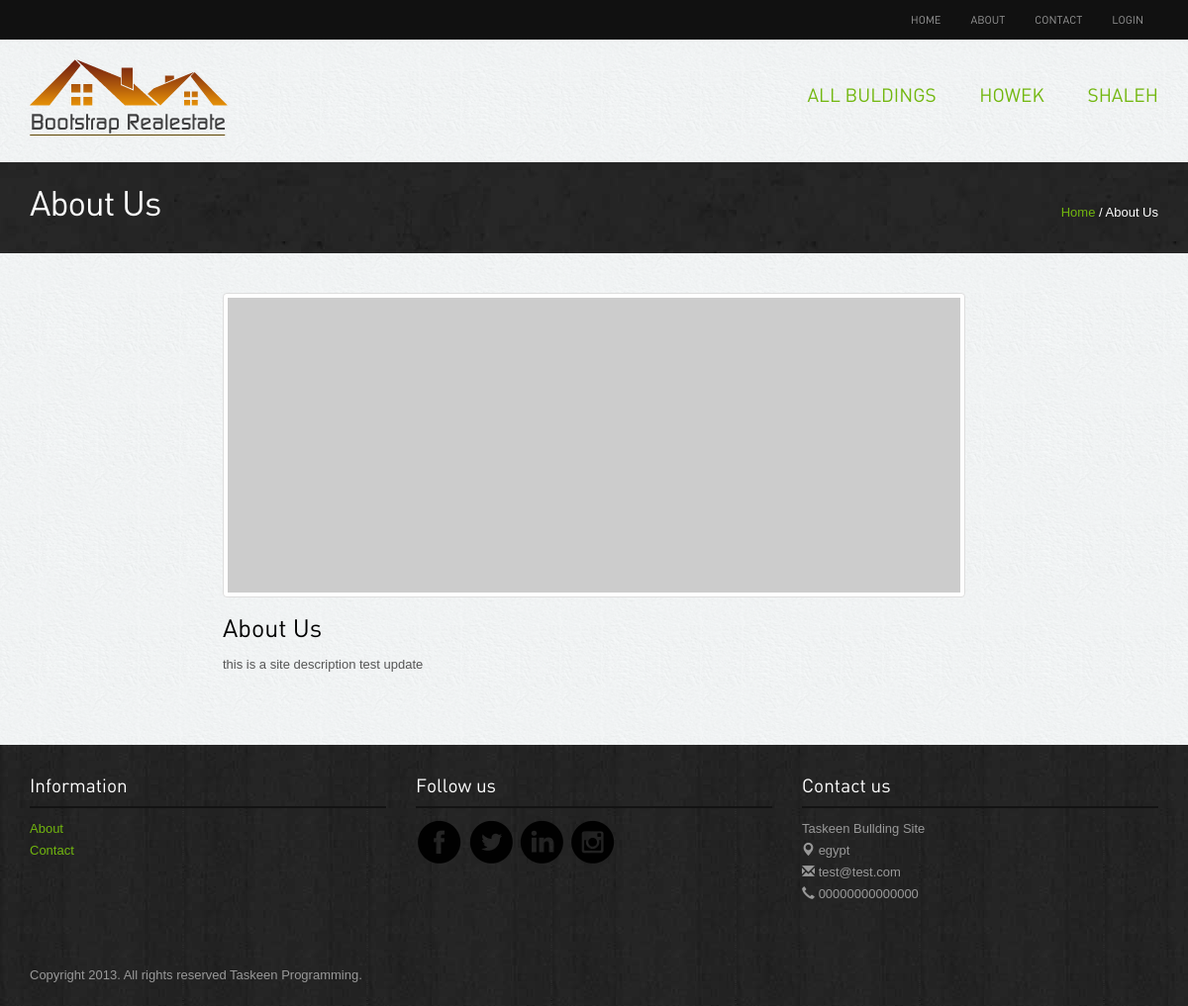
The page /about.php on the database as committed earlier.
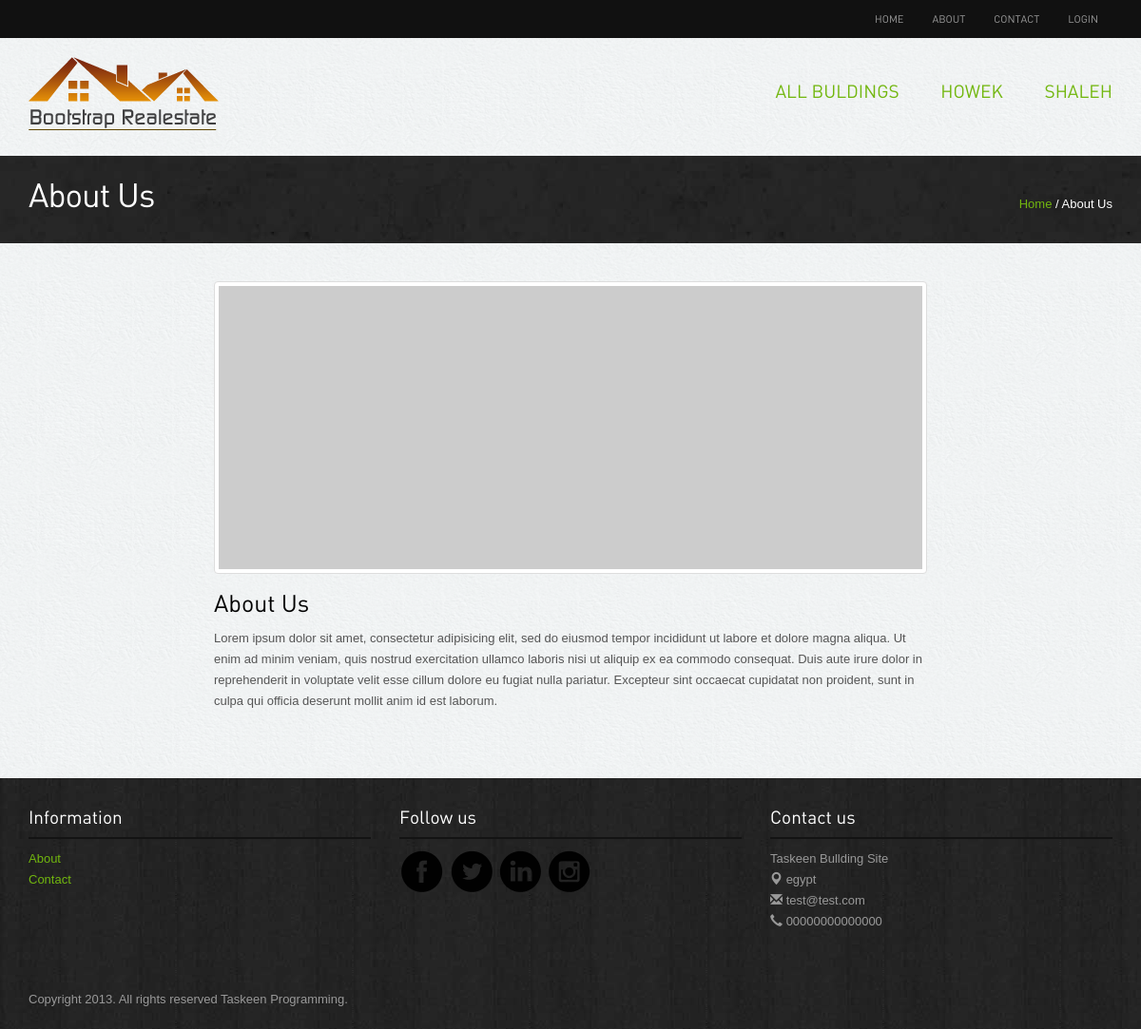
The same page on the database as committed later.
### tables this page shows
CREATE TABLE `categouries` (
  `id` int(11) NOT NULL,
  `name` varchar(255) NOT NULL
);

CREATE TABLE `sitesetting` (
  `id` int(11) NOT NULL,
  `slug` varchar(50) NOT NULL,
  `nameSetting` varchar(50) NOT NULL,
  `value` text NOT NULL,
  `type` tinyint(4) NOT NULL,
  `created_at` timestamp NOT NULL DEFAULT '0000-00-00 00:00:00',
  `updated_at` timestamp NOT NULL DEFAULT '0000-00-00 00:00:00'
);

### init.php (called while the page is built)
<?php
    include "connect.php";
    include "includes/functions/functions.php";
    include "includes/templates/header.php";
?>

### includes/functions/functions.php (called while the page is built, shortened)
<?php
   function getAllFrom($field, $table, $where = null, $and = null, $orderField = 'id', $ordering = 'ASC', $limit = null)
   {
      global $conn;
      $stmt = $conn->prepare("SELECT $field FROM $table $where $and ORDER BY $orderField $ordering $limit");
      $stmt->execute();
      $all = $stmt->fetchAll();
      return $all;
   }
   function getSetting($settingName = 'siteName')
   {
      global $conn;
      $stmt = $conn->prepare("SELECT value FROM sitesetting WHERE nameSetting = '$settingName'");
      $stmt->execute();
      $all = $stmt->fetch();
      return $all[0];
   }
?>

### about.php (the view)
<?php include'init.php';?>
<div class="inside-banner">
	<div class="container">
		<span class="pull-right"><a href="#">Home</a> / About Us</span>
		<h2>About Us</h2>
	</div>
</div>
<div class="container">
	<div class="spacer">
		<div class="row">
			<div class="col-lg-8 col-lg-offset-2">
				<img alt="realestate" class="img-responsive thumbnail" src="http://placehold.it/750x302/666">
				<h3>About Us</h3>
				<p><?php echo getSetting('siteDesc');?></p>
			</div>
		</div>
	</div>
</div>
<?php include'includes/templates/footer.php';?>

### includes/templates/header.php (shortened to what this page needs)
<!DOCTYPE html>
<html lang="en">
<head>
    <link rel="stylesheet" href="assets/bootstrap/css/bootstrap.css" />
    <link rel="stylesheet" href="assets/owl-carousel/owl.carousel.css">
    <link rel="stylesheet" href="assets/owl-carousel/owl.theme.css">
    <link rel="stylesheet" type="text/css" href="assets/slitslider/css/style.css" />
    <link rel="stylesheet" type="text/css" href="assets/slitslider/css/custom.css" />
    <link rel="stylesheet" type="text/css" href="assets/css/sweetalert.css" />
    <link rel="stylesheet" href="assets/css/select2.min.css"/>
    <link rel="stylesheet" href="assets/css/reset.css"/>
    <link rel="stylesheet" href="assets/css/card.css"/>
    <link rel="stylesheet" href="assets/css/AdminLTE.min.css"/>
    <link rel="stylesheet" href="assets/css/styles.css"/>
</head>
<body>
    <div class="navbar-wrapper">
        <div class="navbar-inverse" role="navigation">
            <div class="container">
                <div class="navbar-collapse  collapse">
                    <ul class="nav navbar-nav navbar-right">
                        <li><a href="index.php">Home</a></li>
                        <li><a href="about.php">About</a></li>
                        <li><a href="contact.php">Contact</a></li>
                        <?php if (isset($_SESSION['user_mail'])): ?>
                           <li><a href="buldings.php">Add Free Bullding</a></li>
                           <li><a href="profile.php">profile</a></li>
                           <li><a href="logout.php">logout</a></li>
                        <?php else: ?>
                           <li><a href="#" data-target="#loginpop" data-toggle="modal">Login</a></li>
                        <?php endif; ?>
                    </ul>
                </div>
            </div>
        </div>
    </div>
    <div class="container">
        <div class="header">
            <a href="index.php"><img src="images/logo.png" alt="Realestate"></a>
            <ul class="pull-right">
                <li><a href="buysalerent.php">All Buldings</a></li>
                <?php
                $cats = getAllFrom('*', 'categouries', null, null, 'name', 'ASC', null);
                foreach ($cats as $cat): ?>
                <li><a href="buysalerent.php?cat_id=<?php echo $cat['id'] ?>"><?php echo $cat['name'] ?></a></li>
                <?php endforeach; ?>
            </ul>
        </div>
    </div>

### includes/templates/footer.php (shortened to what this page needs)
<div class="footer">
   <div class="container">
      <div class="row">
         <div class="col-lg-4 col-sm-3">
            <h4>Information</h4>
            <ul class="row">
               <li class="col-lg-12 col-sm-12 col-xs-3"><a href="about.php">About</a></li>
               <li class="col-lg-12 col-sm-12 col-xs-3"><a href="contact.php">Contact</a></li>
            </ul>
         </div>
            <div class="col-lg-4 col-sm-3">
               <h4>Follow us</h4>
               <a href="<?php echo getSetting('facebook');?>"><img src="images/facebook.png" alt="facebook"></a>
               <a href="<?php echo getSetting('twitter');?>"><img src="images/twitter.png" alt="twitter"></a>
               <a href="<?php echo getSetting('linkedin');?>"><img src="images/linkedin.png" alt="linkedin"></a>
               <a href="<?php echo getSetting('instgram');?>"><img src="images/instagram.png" alt="instagram"></a>
            </div>
            <div class="col-lg-4 col-sm-3">
               <h4>Contact us</h4>
               <p><b><?php echo getSetting();?></b><br>
                  <span class="glyphicon glyphicon-map-marker"></span> <?php echo getSetting('address');?> <br>
                  <span class="glyphicon glyphicon-envelope"></span> <?php echo getSetting('email');?><br>
                  <span class="glyphicon glyphicon-earphone"></span> <?php echo getSetting('sitePhone');?></p>
               </div>
            </div>
            <p class="copyright">Copyright 2013. All rights reserved <?php echo getSetting('copyright');?>.	</p>
         </div></div>
      </body>
      </html>

### assets/css/card.css (style rules this page uses)
*, *::after, *::before { -webkit-box-sizing: border-box; -moz-box-sizing: border-box; box-sizing: border-box; }
*::after, *::before { content: ''; }
body { font-size: 100%; font-family: "PT Sans", sans-serif; color: #3e585f; }
body::after { position: fixed; top: 0; left: 0; width: 100%; height: 100%; background: rgba(71, 55, 78, 0.8); visibility: hidden; opacity: 0; -webkit-transition: opacity .3s 0s, visibility 0s .3s; -moz-transition: opacity .3s 0s, visibility 0s .3s; transition: opacity .3s 0s, visibility 0s .3s; }
a { color: #f82f53; text-decoration: none; }
img { max-width: 100%; }
html, body { height: 100%; }

### assets/css/styles.css (style rules this page uses)
body { color:#555; font:normal 13px/22px Arial; background:url(../images/bgmain.png) #eee; }
h1,h2,h3,h4,h5 { font-weight:normal; font-family: din;margin: 0;padding: 0;color: #000 }
h2 { font-size: 35px; letter-spacing: -1px;margin-bottom: 20px; }
h3 { margin: 0 0 15px 0; font-size: 25px; }
h4 { margin: 10px 0; font-size: 19px; }
p { margin-bottom: 30px; }
a { color:#72b70f; text-decoration:none;outline: none; }
.spacer { margin-top: 40px;margin-bottom:40px; }
.thumbnail { background-color:#fff; }
.header { padding: 20px 0; }
.header ul { list-style: none;margin: 0; padding: 0;margin-top: 25px; }
.header ul li { display: inline-block; padding: 0 0 0 40px; }
.header ul li a { font-size: 19px;font-family: din;text-transform: uppercase; }
.navbar-inverse { background-color: #111; }
.navbar-inverse .navbar-nav > li > a { font-size: 11px;padding-top: 10px;padding-bottom: 10px;font-family: din;text-transform: uppercase; }
.inside-banner { background:url(../images/bginside.jpg) #222;color: #fff; padding: 30px 0; }
.inside-banner h2 { margin: 0; color: #fff; }
.inside-banner span { margin-top: 10px; }
.footer { background:url(../images/bg.jpg) #222; padding: 20px 0; color: #999; }
.footer h4 { color: #fff;border-bottom: 2px solid #131313;margin-bottom: 10px;padding-bottom: 10px; }
.footer ul { list-style: none;padding: 0; }
.footer p.copyright { margin: 30px 0 0 0; }

Rows that differ between the two databases and show on the page:
changed sitesetting: value "this is a site description test update" → "Lorem ipsum dolor sit amet, consectetur adipisicing elit, sed do eiusmod tempor incididunt ut labore et dolore magna aliqua. Ut enim ad minim veniam, quis nostrud exercitation ullamco laboris nisi ut aliquip ex ea commodo consequat. Duis aute irure dolor in reprehenderit in voluptate velit esse cillum dolore eu fugiat nulla pariatur. Excepteur sint occaecat cupidatat non proident, sunt in culpa qui officia deserunt mollit anim id est laborum."
